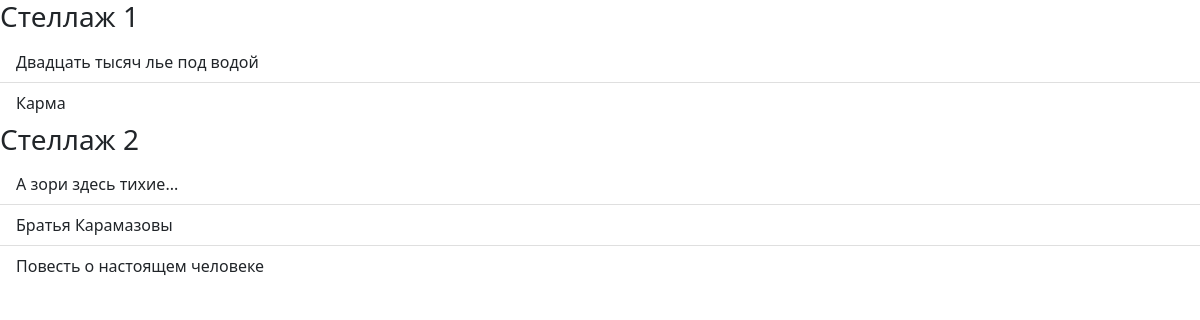
/order, run on the app's committed database.
### my_app/models.py (models this page shows)
class Book(models.Model):
    class Meta:
        verbose_name = 'Книга'
        verbose_name_plural = 'Книги'
        ordering = ['name']
    name = models.CharField(max_length=256, verbose_name="Название книги")
    authors = models.CharField(max_length=256, verbose_name="Авторы")
    volume = models.IntegerField(null=True, blank=True, verbose_name="Том")
    path = models.IntegerField(null=True, blank=True, verbose_name="Часть")
    isbn = models.CharField(max_length=256, verbose_name="ISBN")
    year = models.DateField(verbose_name="Год издания")
    rack = models.ForeignKey(Rack, on_delete = models.DO_NOTHING, to_field="id", verbose_name="Номер стеллажа")
    shelf = models.IntegerField(verbose_name="Номер полки стеллажа")
    number = models.IntegerField(verbose_name="Количество экземпляров")

### my_app/views.py (the view)
# urls.py: path("order", views.rack_order)
def rack_order(request):
    books = Book.objects.all().order_by("rack_id").values()
    racks = {}
    for book in books:
        if book['rack_id'] in racks:
            racks[book['rack_id']].append(book['name'])
        else:
            racks[book['rack_id']] = [book['name']]
    data = {"racks": racks}
    return render(request, "order.html", context=data)

### my_app/templates/order.html
<!DOCTYPE html>
{% load static %}
<html>
    <head>
        <link rel="stylesheet" href="{% static "bootstrap-5.1.3-dist/css/bootstrap.min.css" %}">
    </head>
    <body>
        {% for rack, books in racks.items %}
            <hgroup>
                <h3>Стеллаж {{ rack }}</h3>
            </hgroup>
            <ul class="list-group list-group-flush">
            {% for book in books %}
                <li class="list-group-item">{{ book }}</li>
            {% endfor %}
            </ul>
        {% endfor %}
    </body>
</html>

### data on the page
Book: books "Двадцать тысяч лье под водой"
Book: books "Карма"
Book: books "А зори здесь тихие..."
Book: books "Братья Карамазовы"
Book: books "Повесть о настоящем человеке"

### other printed values
{{ rack }} "2"
